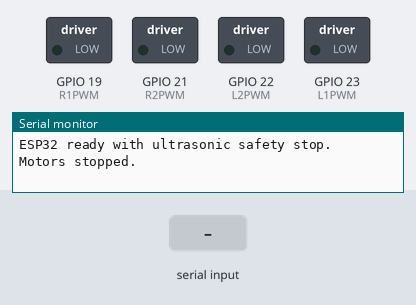
The sketch below on a simulated ESP32. Parts: switched loads named in the sketch (green lamp = pin HIGH), the last lines printed to the serial monitor. Inputs (shaded band) come from the test bench.

Above: at 3.2 s.
3.3 s: "W" received over Serial
At 4.5 s:
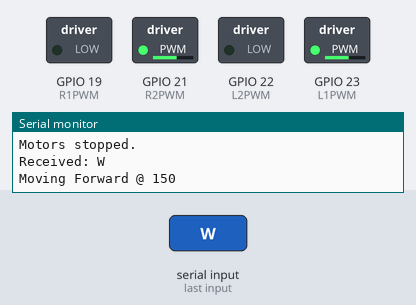
4.8 s: "f" received over Serial
At 5.6 s:
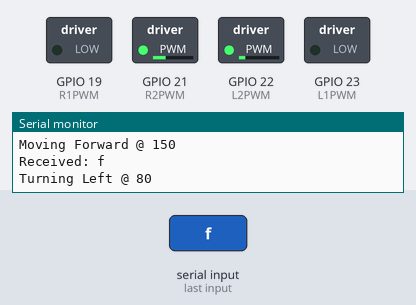
6.3 s: "b" received over Serial
At 6.8 s:
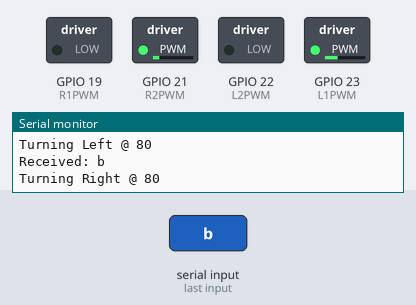
7.8 s: "F" received over Serial
At 9.1 s:
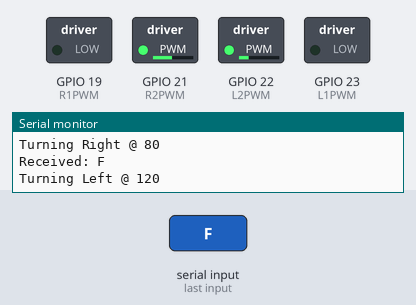
Timing chart, 0 to 10.3 s (numbered marks = the images above; inputs shaded):
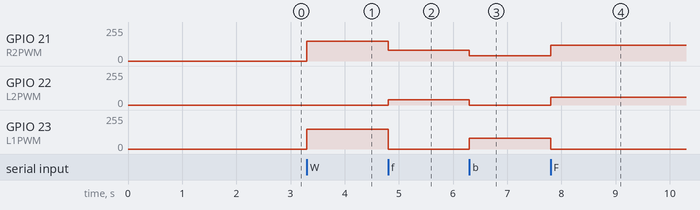

Measured:
- after the input at 3.3 s, GPIO 21 (R2PWM), GPIO 23 (L1PWM): 0/255 → 149/255 at once
- after the input at 4.8 s, GPIO 21 (R2PWM): 149/255 → 80/255 at once; GPIO 22 (L2PWM): 0/255 → 40/255 at once; GPIO 23 (L1PWM): 149/255 → 0/255 at once
- after the input at 6.3 s, GPIO 21 (R2PWM): 80/255 → 40/255 at once; GPIO 22 (L2PWM): 40/255 → 0/255 at once; GPIO 23 (L1PWM): 0/255 → 80/255 at once
- after the input at 7.8 s, GPIO 21 (R2PWM): 40/255 → 120/255 at once; GPIO 22 (L2PWM): 0/255 → 60/255 at once; GPIO 23 (L1PWM): 80/255 → 0/255 at once

The sketch:

ESP32.ino
```cpp
#include <Arduino.h>

// ===== Motor Pins =====
#define R1PWM 19  // Right forward
#define R2PWM 21  // Right backward
#define L1PWM 23  // Left forward
#define L2PWM 22  // Left backward

// ===== PWM Channels =====
#define R1 0
#define R2 1
#define L1 2
#define L2 3

// ===== Speed Settings =====
int baseSpeed = 150;
#define MIN_SPEED 80
#define MID_SPEED 120
#define STOP_DELAY 20


// ===== PROTOTYPES =====
void stopMotors();

// ===================================================
// ====================== SETUP ======================
// ===================================================
void setup() {
  Serial.begin(115200);
  delay(2000);
  Serial.println("ESP32 ready with ultrasonic safety stop.");

  // Motor PWM setup
  ledcSetup(R1, 20000, 8);
  ledcSetup(R2, 20000, 8);
  ledcSetup(L1, 20000, 8);
  ledcSetup(L2, 20000, 8);

  ledcAttachPin(R1PWM, R1);
  ledcAttachPin(R2PWM, R2);
  ledcAttachPin(L1PWM, L1);
  ledcAttachPin(L2PWM, L2);

  stopMotors();
}


// ===================================================
// ====================== LOOP =======================
// ===================================================
void loop() {


  // -------- READ YOLO COMMANDS FROM PI --------
  if (Serial.available()) {
    char cmd = Serial.read();
    Serial.print("Received: ");
    Serial.println(cmd);

    switch (cmd) {
      case 'W': moveForward(baseSpeed); break;

      case 'f': turnLeftSmooth(MIN_SPEED); break;
      case 'F': turnLeftSmooth(MID_SPEED); break;
      case 'X': turnLeftSmooth(MID_SPEED); break;

      case 'b': turnRightSmooth(MIN_SPEED); break;
      case 'B': turnRightSmooth(MID_SPEED); break;
      case 'Y': turnRightSmooth(MID_SPEED); break;

      case 'S': stopMotors(); break;

      case '+': baseSpeed = min(baseSpeed + 10, 255);
                Serial.print("Speed+ = "); Serial.println(baseSpeed);
                break;

      case '-': baseSpeed = max(baseSpeed - 10, MIN_SPEED);
                Serial.print("Speed- = "); Serial.println(baseSpeed);
                break;

      default:
        Serial.println("⚠ Unknown command");
        break;
    }
  }
}

// ===================================================
// ================== MOTOR FUNCTIONS =================
// ===================================================
void moveForward(int pwmVal) {
  pwmVal = constrain(pwmVal, MIN_SPEED, 255);
  Serial.print("Moving Forward @ "); Serial.println(pwmVal);
  ledcWrite(R1, 0);
  ledcWrite(R2, pwmVal);
  ledcWrite(L1, pwmVal);
  ledcWrite(L2, 0);
}

void turnLeftSmooth(int pwmVal) {
  pwmVal = constrain(pwmVal, MIN_SPEED, 255);
  Serial.print("Turning Left @ "); Serial.println(pwmVal);
  ledcWrite(R1, 0);
  ledcWrite(R2, pwmVal);
  ledcWrite(L1, 0);
  ledcWrite(L2, pwmVal / 2);
}

void turnRightSmooth(int pwmVal) {
  pwmVal = constrain(pwmVal, MIN_SPEED, 255);
  Serial.print("Turning Right @ "); Serial.println(pwmVal);
  ledcWrite(R1, 0);
  ledcWrite(R2, pwmVal / 2);
  ledcWrite(L1, pwmVal);
  ledcWrite(L2, 0);
}

void stopMotors() {
  ledcWrite(R1, 0);
  ledcWrite(R2, 0);
  ledcWrite(L1, 0);
  ledcWrite(L2, 0);
  delay(STOP_DELAY);
  Serial.println("Motors stopped.");
}
```
